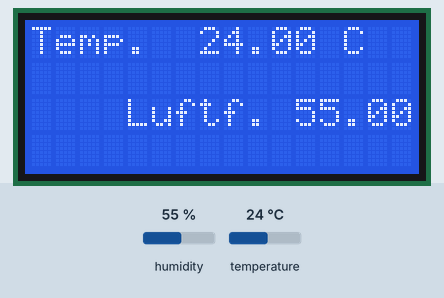
A sketch run on a simulated ESP8266 (NodeMCU). Shown: 16×4 character LCD. The test bench sets the inputs (shaded band); at power-on: humidity 55 %, temperature 24 °C. WiFi joins after 1.5 s; servers stay silent unless stated; no MQTT or app messages arrive unless stated.

Above: at 2.8 s.
2.9 s: humidity set to 22 %
At 12.8 s:
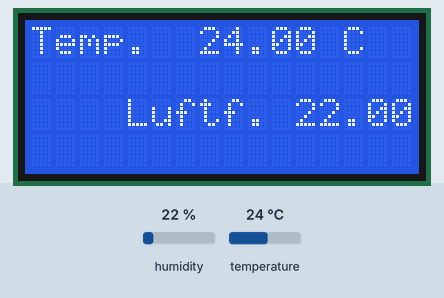
13.1 s: temperature set to 12 °C
At 22.9 s:
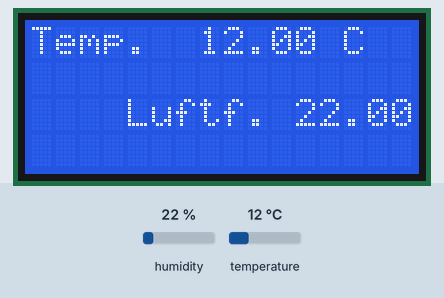
23.2 s: humidity set to 40 %
At 32.9 s:
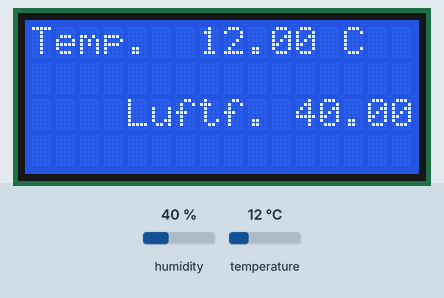
33.2 s: temperature set to 19 °C
Timing chart, 0 to 36.2 s (numbered marks = the images above; inputs shaded):
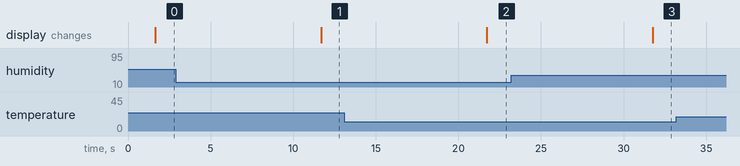

The sketch:

NEOE-IOT-Kit-2.ino
```cpp
/**********************************************************************************************************************************
  Arduino-Sketch für das NEOE-IOT-Kit-2, "Thermometer und Hygrometer mit DHT22/AM2302, LCD-Display und NodeMCU.
  Arduino-Programmierung. MQTT-kompatibel zur Anbindung an Home Assistant."
  Dieser Arduino-Sketch wird in folgendem Tutorial verwendet:
  https://www.neoe.io/blogs/tutorials/thermometer-und-hygrometer-lcd-mqtt-kompatibel-aufbau-variante-breadboard
  Fragen und Anregungen bitte in unserer Facebook-Gruppe adressieren, damit die gesamte Community davon profitiert.
  https://www.facebook.com/groups/neoe.io/
  Datum der letzten Änderung: 2. November, 2020
**********************************************************************************************************************************/

#include <ESP8266WiFi.h>
#include <PubSubClient.h>
#include <SPI.h>
#include <DHT.h>
#include <Wire.h>
#include <hd44780.h>                       // Haupt hd44780 Header
#include <hd44780ioClass/hd44780_I2Cexp.h> // i2c Expander i/o Class Header
#include <ArduinoJson.h>

// WLAN-Zugangsdaten hier hinterlegen
const char* ssid = "NAME DES WLAN NETZWERKS"; // Anführungszeichen beibehalten
const char* password = "WLAN-PASSWORT"; // Anführungszeichen beibehalten, also z.B. so: "Geheim"

// Die für den MQTT-Server erforderlichen Daten hier hinterlegen
const char* mqtt_client = "NEOE-IOT-KIT-3-1"; // Wenn mehrere "NEOE IOT-Kits 3" im Einsatz sind, einfach mit der letzten Zahl durchnummerieren
const char* mqtt_server = "IP-ADRESSE DES MQTT-SERVERS"; // Anführungszeichen beibehalten, also z.B. so: "192.168.0.123"
const uint16_t mqtt_port = 1883;
const char* mqtt_user = "BENUTZERNAME"; // Anführungszeichen beibehalten
const char* mqtt_password = "PASSWORT"; // Anführungszeichen beibehalten, also z.B. so: "Geheim"

// MQTT-Topics für Home Assistant MQTT Auto Discovery
const char* mqtt_config_topic_temperature = "homeassistant/sensor/temperatur-schlafzimmer/config";  // Name des Zimmers bei Bedarf ändern
const char* mqtt_config_topic_humidity = "homeassistant/sensor/luftfeuchtigkeit-schlafzimmer/config";  // Name des Zimmers bei Bedarf ändern
const char* mqtt_state_topic = "homeassistant/sensor/temperatur-luftfeuchtigkeit-schlafzimmer/state";  // Name des Zimmers bei Bedarf ändern

// Speicher-Reservierung für JSON-Dokument, kann mithilfe von arduinojson.org/v6/assistant eventuell noch optimiert werden
StaticJsonDocument<512> doc_config_temperature;
StaticJsonDocument<512> doc_config_humidity;
StaticJsonDocument<512> doc_state;

char mqtt_config_data_temperature[512];
char mqtt_config_data_humidity[512];
char mqtt_state_data[512];

WiFiClient espClient;
PubSubClient client(espClient);
hd44780_I2Cexp lcd; // LCD Objekt deklarieren: auto locate & auto config Expander Chip

#define DHTPIN 14       // Pin, an dem der Sensor angeschlossen wurde, z.B. D5 = DHTPIN 14
#define DHTTYPE DHT22   // Typ des DHT-Sensors

DHT dht(DHTPIN, DHTTYPE);

// Alle 10 Sekunden eine MQTT-Nachricht senden
int delay_time = 10000;

// LCD Größe definieren
const int LCD_COLS = 16;
const int LCD_ROWS = 4;

// Funktion um Werte per MQTT zu übermitteln
void publishData(float p_temperature, float p_humidity) {
  doc_state["temperature"] = p_temperature;
  doc_state["humidity"] = p_humidity;
  serializeJson(doc_state, mqtt_state_data);
  client.publish(mqtt_state_topic, mqtt_state_data);
}

// Funktion zur WLAN-Verbindung
void setup_wifi() {
  delay(10);
  /* Mit WLAN verbinden */
  WiFi.begin(ssid, password);
  while (WiFi.status() != WL_CONNECTED) {
    delay(500);
  }
}

// Funktion zur MQTT-Verbindung
void reconnect() {
  while (!client.connected()) {
    if (client.connect(mqtt_client, mqtt_user, mqtt_password)) {
    } else {
      delay(5000);
    }
  }
}

// Funktion für Home Assistant MQTT Auto Discovery - Temperatur
void configMqttTemperature() {
  doc_config_temperature["name"] = "Temperatur Schlafzimmer"; // Name des Zimmers bei Bedarf ändern
  doc_config_temperature["device_class"] = "temperature";
  doc_config_temperature["state_topic"] = mqtt_state_topic;
  doc_config_temperature["unit_of_measurement"] = "C";
  doc_config_temperature["value_template"] = "{{ value_json.temperature}}";
  serializeJson(doc_config_temperature, mqtt_config_data_temperature);
  client.publish(mqtt_config_topic_temperature, mqtt_config_data_temperature, true);
}

// Funktion für Home Assistant MQTT Auto Discovery - Luftfeuchtigkeit
void configMqttHumidity() {
  doc_config_humidity["name"] = "Luftfeuchtigkeit Schlafzimmer"; // Name des Zimmers bei Bedarf ändern
  doc_config_humidity["device_class"] = "humidity";
  doc_config_humidity["state_topic"] = mqtt_state_topic;
  doc_config_humidity["unit_of_measurement"] = "%";
  doc_config_humidity["value_template"] = "{{ value_json.humidity}}";
  serializeJson(doc_config_humidity, mqtt_config_data_humidity);
  client.publish(mqtt_config_topic_humidity, mqtt_config_data_humidity, true);
}

void setup() {
  lcd.begin(LCD_COLS, LCD_ROWS);
  setup_wifi();
  client.setServer(mqtt_server, mqtt_port);
  client.setBufferSize(512);
  dht.begin();
  if (!client.connected()) reconnect();
  configMqttTemperature();
  configMqttHumidity();
}

void loop() {

  // Falls MQTT-Verbindung nicht besteht, versuchen, diese wiederherzustellen
  if (!client.connected()) reconnect();

  // Daten vom Sensor lesen
  float temperature = dht.readTemperature();
  float humidity = dht.readHumidity();

  // Daten an den MQTT-Server senden
  publishData(temperature, humidity);

  // Daten an LCD ausgeben
  lcd.setCursor(0, 0);
  lcd.print("Temp.  ");
  lcd.print(temperature);
  lcd.print(" C");
  lcd.setCursor(0, 2);
  lcd.print("Luftf. ");
  lcd.print(humidity);
  lcd.print(" %");

  delay(delay_time);

}
```

Measured:
- after the input at 2.9 s, the display: changes after 8.8 s (image 1)
- after the input at 13.1 s, the display: changes after 8.6 s (image 2)
- after the input at 23.2 s, the display: changes after 8.6 s (image 3)
